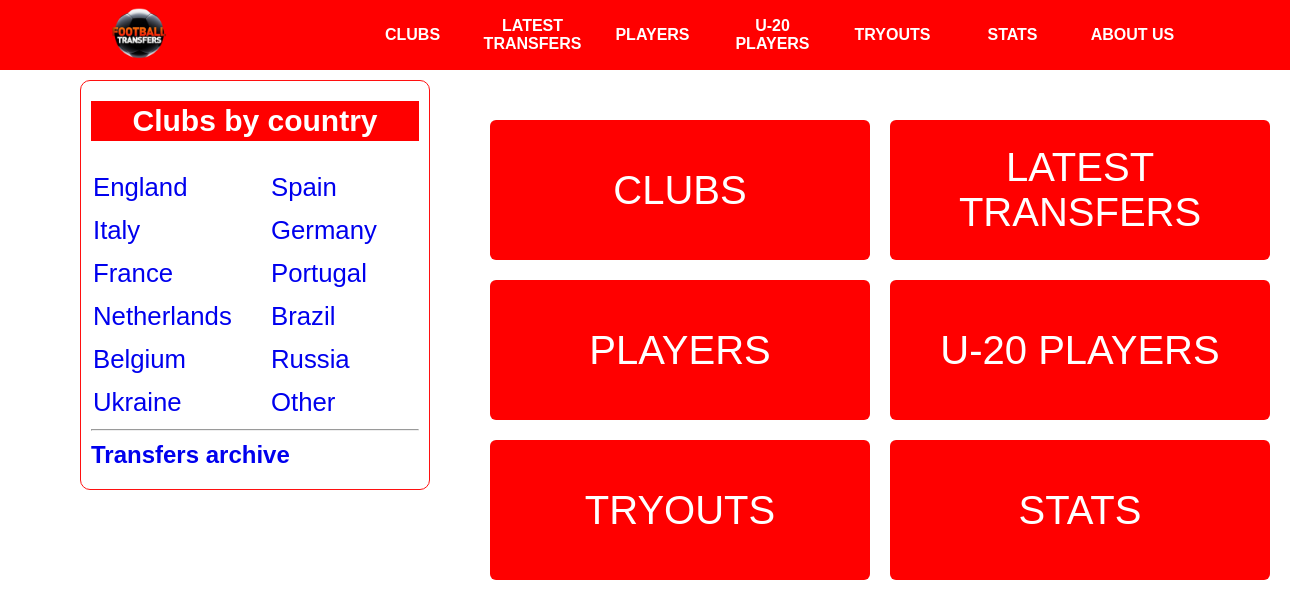
The page / on the database its author committed.
### mainApp/models.py (models this page shows, shortened)
class Davlat(models.Model):
    nom = models.CharField(max_length=255)

### mainApp/views.py (the view)
# urls.py: path('', Home.as_view(), name='home'),
class Home(View):
    def get(self, request):
        return render(request, "index.html")

### mainApp/context_processors.py (called while the page is built)
def davlatlar(request):
    davlatlar_chap = Davlat.objects.all()[:6]
    davlatlar_ong = Davlat.objects.all()[6:11]
    other_clubs = Club.objects.filter(id__in=Davlat.objects.filter(id__gt=11)).values_list('id', flat=True)
    context = {
        'davlatlar_chap':davlatlar_chap,
        'davlatlar_ong':davlatlar_ong,
        'other_clubs': other_clubs,
    }
    return context

### templates/index.html (shortened to what this page needs)
{% extends 'header.html' %}
{% block clubs_active %}
clas="navActive"
{% endblock %}
{% block content %}
      <div class="latest-transfers">
        <div class="countries">
          <a href="{% url 'clubs' %}"> CLUBS </a>
          <a href="{% url 'transfers' %}"> LATEST TRANSFERS </a>
          <a href="{% url 'player-list'%}"> PLAYERS </a>
          <a href="{% url 'u20'%}"> U-20 PLAYERS </a>
          <a href="{% url 'tryouts' %}"> TRYOUTS </a>
          <a href="{% url 'stats' %}"> STATS </a>
        </div>
      </div>
{%endblock%}

### templates/header.html (shortened to what this page needs)
<!DOCTYPE html>
<html>
<head>
    {% load static %}
    <link rel="stylesheet" type="text/css" media="screen" href="{% static 'css/main.css' %}"/>
    <link
            rel="stylesheet"
            href="https://cdnjs.cloudflare.com/ajax/libs/font-awesome/6.1.1/css/all.min.css"
    />
</head>
<body>
<div class="container">
    <div class="navbar">
        <div class="icon">
            <a href="{% url 'home' %}">
                <img src="/static/img/12252568_173-removebg-preview.png" alt=""/>
            </a>
        </div>
        <div class="links">
            <div {% block clubs_active %} {% endblock%}><a href="{% url 'clubs' %}">CLUBS</a></div>
            <div {% block latest_active %} {% endblock%}><a href="{% url 'transfers' %}">LATEST TRANSFERS</a></div>
            <div {% block players_active %} {% endblock%}><a href="{% url 'player-list' %}">PLAYERS</a></div>
            <div {% block u20_active %} {% endblock%}><a href="{% url 'u20'%}">U-20 PLAYERS</a></div>
            <div {% block tryouts_active %} {% endblock%}><a href="{% url 'tryouts'%}">TRYOUTS</a></div>
            <div {% block stats_active %} {% endblock%}><a href="{% url 'stats'%}">STATS</a></div>
            <div {% block about_active %} {% endblock%}><a href="{% url 'about'%}">ABOUT US</a></div>
        </div>
    </div>
    <div class="country-clubs">
        <h2 id="title">Clubs by country</h2>
        <div class="country">
            <div>
                {% for davlat in davlatlar_chap %}
                <h3><a href="/davlatlar/{{ davlat.id }}/clubs/">{{ davlat.nom }}</a> <br/></h3>
                {% endfor %}
            </div>
            <div>
                {% for davlat in davlatlar_ong %}
                <h3><a href="/davlatlar/{{ davlat.id }}/clubs/">{{ davlat.nom }}</a> <br/></h3>
                {% endfor %}
                <h3><a href="/davlatlar/other/clubs/">Other</a> <br/></h3>
            </div>
        </div>
        <hr>
        <h2><a href="/transfer-archive/">Transfers archive</a></h2>
    </div>
    {% block content %}
    {% endblock %}
</body>
</html>

### static/css/main.css (style rules this page uses)
* { margin: 0; padding: 0; box-sizing: border-box; }
.container { width: 100% !important; display: inline-block; font-family: sans-serif; }
.container .navbar { width: 100%; background-color: red; display: flex; align-items: center; justify-content: space-around; position: fixed; z-index: 99; height: 70px !important; }
.container .navbar .icon { width: 100px; overflow: hidden; }
.container .navbar .icon img { width: 130%; margin-left: -14%; }
.container .navbar .links { z-index: 999; display: flex; }
.container .navbar .links div { width: 100px; text-align: center; display: flex; align-items: center; margin-right: 20px; }
.container .navbar .links div a { color: white; font-weight: 700; text-decoration: none; width: 100px !important; height: 45px; display: flex; align-items: center; justify-content: center; }
.container .countries { display: inline-block; width: 100%; display: flex; flex-wrap: wrap; gap: 20px; justify-content: center; }
.container .countries a { color: white; text-decoration: none; width: 380px; height: 140px; background-color: red; border-radius: 6px; font-size: 40px; display: flex; justify-content: center; align-items: center; text-align: center; transition: all 0.3s ease; }
.country-clubs { width: 350px; border: 1px solid rgb(255, 16, 16); border-radius: 10px; position: fixed; top: 80px; left: 80px; padding: 10px 10px; padding-bottom: 10px; }
.country-clubs h2 { margin: 10px 0px; transition: all 0.3s ease; }
.country-clubs h2 a { text-decoration: none; }
.country-clubs #title { font-size: 30px; background-color: red; color: white; text-align: center; line-height: 40px; }
.country-clubs .country { width: 100%; display: flex; flex-wrap: wrap; justify-content: space-between; font-size: 22px; margin-top: 20px; }
.country-clubs .country div { width: 150px; height: 100%; }
.country-clubs .country h3 { font-weight: 100 !important; margin: 10px 0px !important; width: 100%; padding: 2px 2px; transition: all 0.3s ease; }
.country-clubs .country h3 a { text-decoration: none; margin-top: 20px !important; }
.latest-transfers { display: inline-block; width: 800px; margin-left: 480px; margin-top: 120px !important; }
.latest-transfers { display: inline-block; width: 800px; margin-left: 480px; margin-top: 220px; overflow: hidden; }

### rows shown on the page
Davlat: nom "England"
Davlat: nom "Italy"
Davlat: nom "France"
Davlat: nom "Netherlands"
Davlat: nom "Belgium"
Davlat: nom "Ukraine"
Davlat: nom "Spain"
Davlat: nom "Germany"
Davlat: nom "Portugal"
Davlat: nom "Brazil"
Davlat: nom "Russia"
